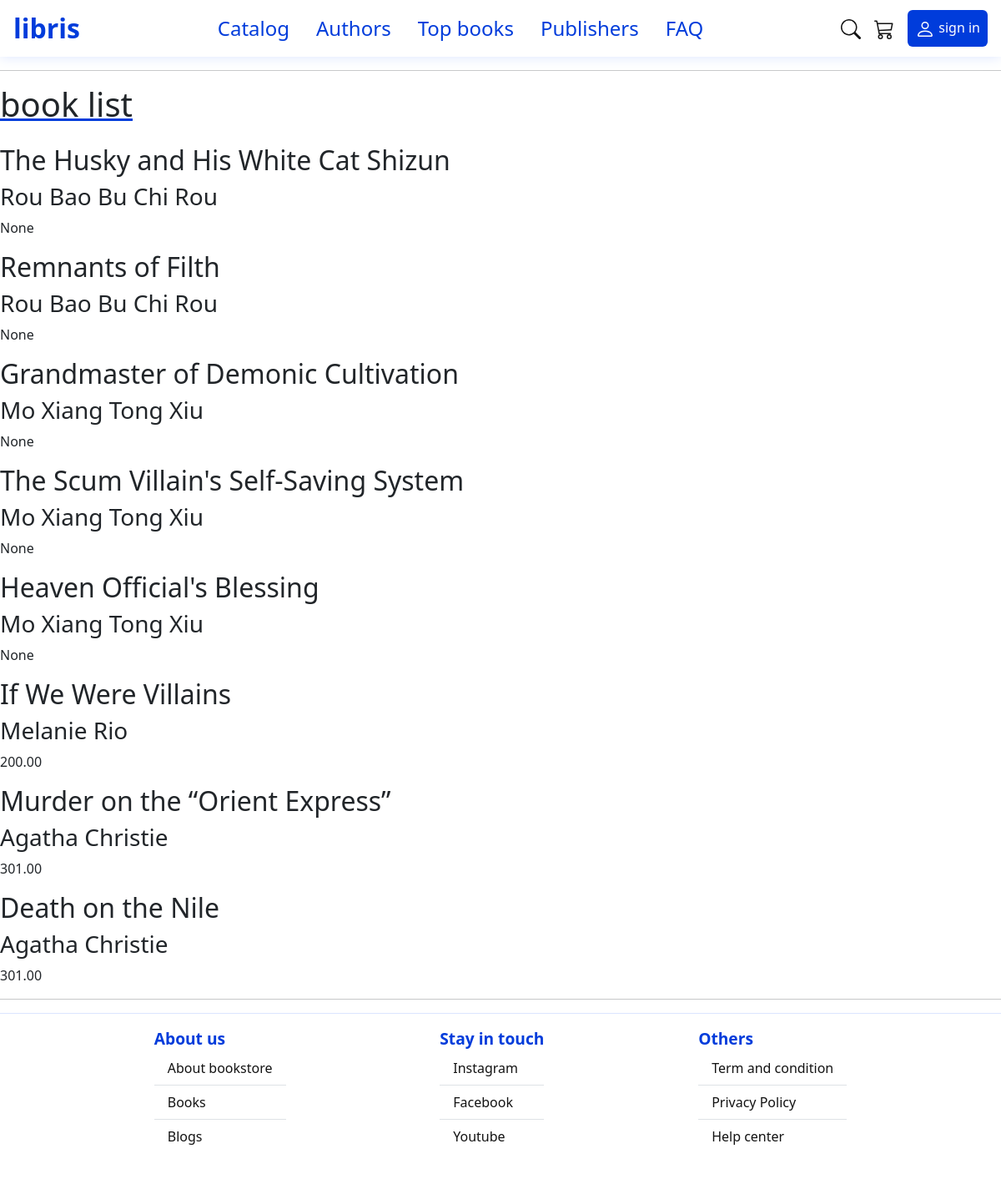
/books/, run on an earlier commit of the app's database.
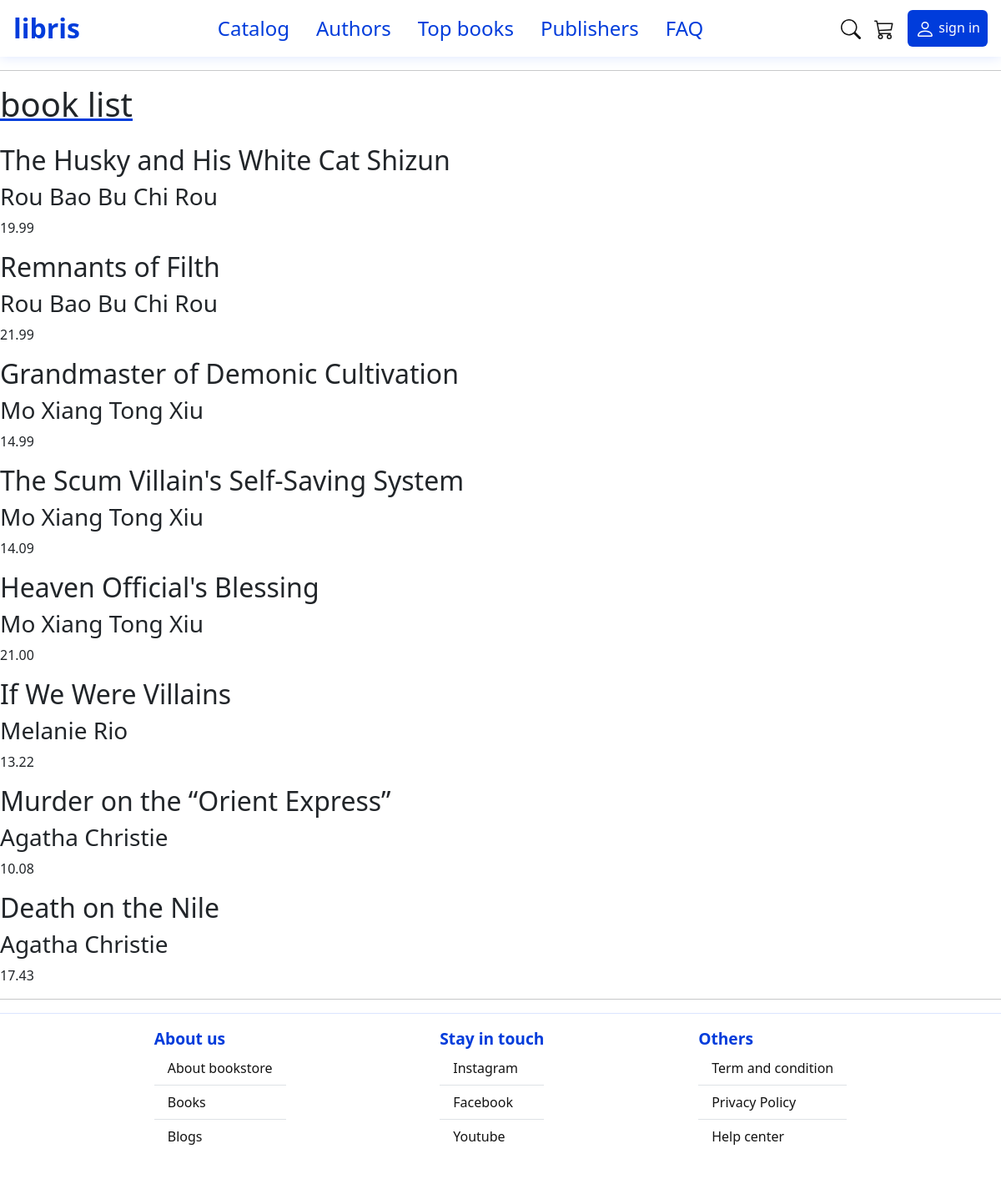
And on a later commit of the database.
### books/models.py (models this page shows, shortened)
class Book(models.Model):
    title = models.CharField(max_length=150)
    author = models.ForeignKey('Author',on_delete=models.CASCADE, null=True, blank=True)
    isbn = models.CharField(max_length=17, unique=TabError)
    price = models.DecimalField(max_digits=6, decimal_places=2, null=True, blank=True)
    description = models.TextField()
    publication_date = models.DateField(null=True, blank=True)
    cover_image = models.ImageField(upload_to='book_covers/', null=True, blank=True)
    publisher = models.ForeignKey('Publisher', on_delete=models.CASCADE, null=True, blank=True)
    rating = models.DecimalField(max_digits=5, decimal_places=2, null=True, blank=True)
    slug = models.SlugField(unique=True)

class Author(models.Model):
    name = models.CharField(max_length=100)
    biography = models.TextField()
    birthdate = models.DateField(null=True, blank=True)
    deathdate = models.DateField(null=True, blank=True)
    slug = models.SlugField(unique=True)
    def __str__(self):
        return self.name

### books/views.py (the view)
# urls.py: path('', views.books_list, name='index')
def books_list(request):
    books = Book.objects.all()
    return render(request, "books/books_list.html", {'books' : books})

### books/templates/books/books_list.html (shortened to what this page needs)
{% extends "layout.html" %}
{% block content %}
<hr>
    <section>
        <h1>book list</h1>
        {% for book in books %}
        <div>
            <h2>{{ book.title }}</h2>
            <h3>{{ book.author }}</h3>
            <p>{{ book.price }}</p>
        </div>
        {% endfor %}
    </section>
<hr>
{% endblock %}

### templates/layout.html (shortened to what this page needs)
<!DOCTYPE html>
{% load static %}
<html lang="en">
  <head>
    <link
      href="https://cdn.jsdelivr.net/npm/bootstrap@5.3.3/dist/css/bootstrap.min.css"
      rel="stylesheet"
 />
    <link rel="stylesheet" href="{% static 'css/style.css' %}" />
  </head>
  <body>
    <header>
      <div class="logo"><a href="/">libris</a></div>
      <nav>
        <ul class="nav header-menu">
          <li class="nav-item">
            <a class="nav-link" href="/books/">Catalog</a>
          </li>
          <li class="nav-item">
            <a class="nav-link" href="/">Authors</a>
          </li>
          <li class="nav-item">
            <a class="nav-link" href="/">Top books</a>
          </li>
          <li class="nav-item">
            <a class="nav-link" href="/">Publishers</a>
          </li>
          <li class="nav-item">
            <a class="nav-link" href="/faq">FAQ</a>
          </li>
        </ul>
      </nav>
      <div class="left">
        <div>
          <a href="#">
            <svg
              xmlns="http://www.w3.org/2000/svg"
              width="24"
              fill="currentColor"
              class="bi bi-search"
              viewBox="0 0 16 16">
              <path
                d="M11.742 10.344a6.5 6.5 0 1 0-1.397 1.398h-.001q.044.06.098.115l3.85 3.85a1 1 0 0 0 1.415-1.414l-3.85-3.85a1 1 0 0 0-.115-.1zM12 6.5a5.5 5.5 0 1 1-11 0 5.5 5.5 0 0 1 11 0" />
            </svg>
          </a>
        </div>
        <div>
          <a href="#">
          </a>
        </div>
        <div>
          <a class="btn" href="/users/sign-in">
            sign in
          </a>
        </div>
      </div>
    </header>
    <main>{% block content %} {% endblock %}</main>
    <footer>
      <div>
        <div class="footer-header">About us</div>
        <ul class="list-group list-group-flush">
          <li class="list-group-item">
            <a href="">About bookstore</a>
          </li>
          <li class="list-group-item">
            <a href="">Books</a>
          </li>
          <li class="list-group-item">
            <a href="">Blogs</a>
          </li>
        </ul>
      </div>
      <div>
        <div class="footer-header">Stay in touch</div>
        <ul class="list-group list-group-flush">
          <li class="list-group-item">
            <a href="">Instagram</a>
          </li>
          <li class="list-group-item">
            <a href="">Facebook</a>
          </li>
          <li class="list-group-item">
            <a href="">Youtube</a>
          </li>
        </ul>
      </div>
      <div>
        <div class="footer-header">Others</div>
        <ul class="list-group list-group-flush">
          <li class="list-group-item">
            <a href="">Term and condition</a>
          </li>
          <li class="list-group-item">
            <a href="">Privacy Policy</a>
          </li>
          <li class="list-group-item">
            <a href="">Help center</a>
          </li>
        </ul>
      </div>
    </footer>
  </body>
</html>

### static/css/style.css (style rules this page uses)
:root { --BG-COLOR: #ffffff; --SHADOW: #dbe5ff; --COLOR-3: #517ae6; --ACCENT-COLOR: #003cdb; --ACCENT-COLOR-HOVER: #002da8; --TEXT-COLOR: #131313; --FS: 1rem; --FS-XL: 2rem; --PADDING: 0.5rem; }
* { box-sizing: border-box; padding: 0; margin: 0; }
html { scroll-behavior: smooth; color: var(--TEXT-COLOR); }
body { min-height: 100vh; background-color: var(--BG-COLOR); display: flex; flex-direction: column; }
main { min-height: 75vh; }
a { text-decoration: none; color: var(--TEXT-COLOR); }
h1 { text-decoration: underline 3px var(--ACCENT-COLOR); margin-top: 1rem; margin-bottom: 1.5rem; }
.btn { display: block; background-color: var(--ACCENT-COLOR); color: var(--BG-COLOR); padding: var(--PADDING); }
header { padding: 0.5rem 1rem; position: sticky; top: 0; display: flex; flex-direction: row; justify-content: space-between; align-items: center; z-index: 3; background-color: var(--BG-COLOR); box-shadow: 0px 0px 15px var(--SHADOW); }
.logo { font-size: var(--FS-XL); font-weight: 700; }
.logo a { color: var(--ACCENT-COLOR); }
.header-menu { display: none; }
.left { display: flex; gap: 1rem; align-items: center; }
.nav-link { color: var(--ACCENT-COLOR); }
footer { display: flex; justify-content: space-evenly; gap: 1rem; margin-bottom: 2.5rem; border-top: solid 1px var(--SHADOW); padding: 1rem; }
.footer-header { color: var(--ACCENT-COLOR); font-weight: 700; font-size: 1.2rem; }
@media screen and (min-width: 768px) { .header-menu { display: flex; font-size: 1.5rem; } }
@media screen and (min-width: 768px) { .nav-item:is(:nth-child(3),:nth-child(5)) { display: none; } }
@media screen and (min-width: 992px) { .nav-item:is(:nth-child(3),:nth-child(5)) { display: block; } }

What changed in the data, as far as the page shows it:
changed Book "The Husky and His White Cat Shizun": price "None" → "19.99"
changed Book "Remnants of Filth": price "None" → "21.99"
changed Book "Grandmaster of Demonic Cultivation": price "None" → "14.99"
changed Book "The Scum Villain's Self-Saving System": price "None" → "14.09"
changed Book "Heaven Official's Blessing": price "None" → "21.00"
changed Book "If We Were Villains": price "200.00" → "13.22"
changed Book "Murder on the “Orient Express”": price "301.00" → "10.08"
changed Book "Death on the Nile": price "301.00" → "17.43"
